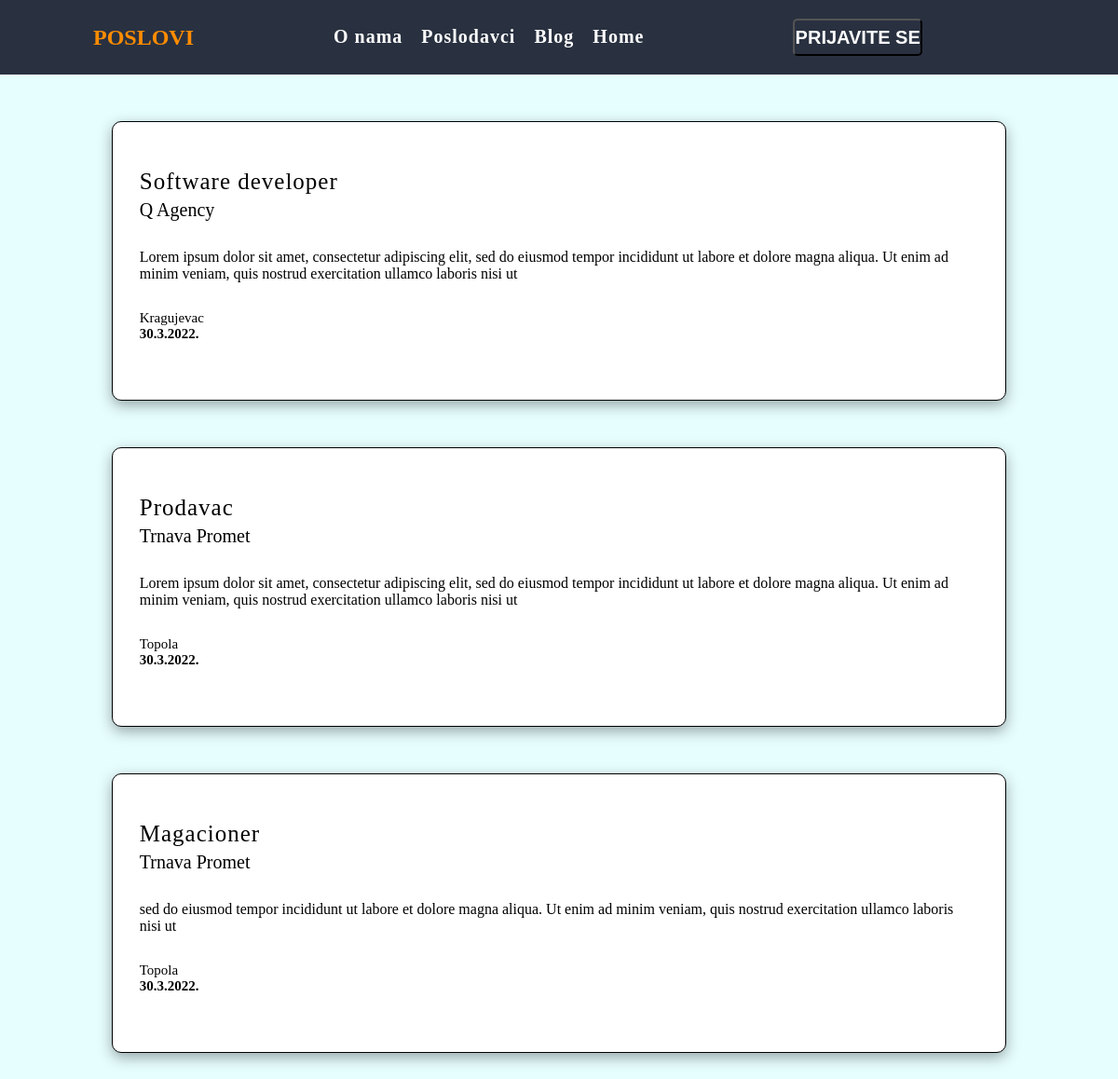
The app's page /results.php with its own data.
### tables this page shows
CREATE TABLE Poslovi(
	
	idPosla INT AUTO_INCREMENT NOT NULL ,
	imePosla varchar(50),
	idPoslodavca INT,
	opisPosla varchar(1000),
	mesto varchar(50),
	datumIsteka varchar(20),
	PRIMARY KEY(idPosla),
	FOREIGN KEY(idPoslodavca) REFERENCES Poslodavci(idPoslodavca)

);

CREATE TABLE Poslodavci(
    
    idPoslodavca int AUTO_INCREMENT NOT NULL,
    imePoslodavca varchar(50),
    email varchar(50),
    sifra varchar(50),
    PRIMARY KEY(idPoslodavca)
    );

### sesija.php (called while the page is built, shortened)
<?php
	include 'connect.php';
	$user_data = check_login($conn);
?>

### results.php (the view, shortened to what this page needs)
<?php
	include 'sesija.php';
?>
<html>
<head>
	<link rel="stylesheet" href="resultstyle.css">
</head>
<body>
	<header>
 		<a href="#" class="logo">POSLOVI</a>
 		<ul class ="navigation">
 			<li><a href="#">O nama</a></li>
 			<li><a href="#">Poslodavci</a></li>
 			<li><a href="#">Blog</a></li>
 			<li><a href="#">Home</a></li>
 		</ul>
 		<div class="dropdown" <?php if ($user_data){ echo 'style="display:none" ';} ?>>
 			<button class="dropbtn" ><p>PRIJAVITE SE </button>
             </div>
 	</header>
 	<div class = "container">
 	<?php
		include 'connect.php';
		$mesto = $_GET['mesto'];
		$imePosla = $_GET["imePosla"];
		if(!empty($mesto) && !empty($imePosla)){
			$sql = "SELECT imePosla, imePoslodavca, opisPosla,mesto,datumIsteka FROM Poslovi INNER JOIN Poslodavci ON Poslovi.idPoslodavca=Poslodavci.idPoslodavca WHERE (mesto = '$mesto' AND imePosla='$imePosla')";
		}
		elseif (!empty($mesto)) {
			$sql = "SELECT imePosla, imePoslodavca, opisPosla,mesto,datumIsteka FROM Poslovi INNER JOIN Poslodavci ON Poslovi.idPoslodavca=Poslodavci.idPoslodavca WHERE mesto = '$mesto' ";
		}
		elseif (!empty($imePosla)) {
			$sql = "SELECT imePosla, imePoslodavca, opisPosla,mesto,datumIsteka FROM Poslovi INNER JOIN Poslodavci ON Poslovi.idPoslodavca=Poslodavci.idPoslodavca WHERE imePosla = '$imePosla' ";
		}
		elseif (empty($mesto) && empty($imePosla)){
			$sql = "SELECT imePosla, imePoslodavca, opisPosla,mesto,datumIsteka FROM Poslovi INNER JOIN Poslodavci ON Poslovi.idPoslodavca=Poslodavci.idPoslodavca ";
		}
		$result = mysqli_query($conn,$sql);
		while($row = mysqli_fetch_assoc($result)){
			echo '<div class="result">
	 			<p class="posao" name="posao">
	 				'.$row['imePosla'].'
	 			</p>
	 			<p class="poslodavac" name="poslodavac">
	 				'.$row['imePoslodavca'].'
	 			</p>
	 			<p class="opis" name="opis">
	 				'.$row['opisPosla'].'
	 			</p>
	 			<p class="mesto" name="mesto">
	 				'.$row['mesto'].'
	 			</p>
	 			<p class="vreme" name="vreme">
	 				'.$row['datumIsteka'].'
	 			</p>
	 		</div>';
		}
	?>
 	</div>
</body>

### resultstyle.css (style rules this page uses)
* { margin:0; padding:0; box-sizing: border-box; }
body { display: block; background-color: #e7feff; }
header { position: fixed; top: 0; left: 0; width: 100%; display: flex; align-items: center; padding: 15px 100px; z-index: 10; background: #293140; height: 80px; }
header .logo { position: relative; font-size: 1.5em; color: #FF8C00;; text-decoration: none; font-weight: 800; }
header .navigation { width: 500px; display: flex; justify-content: center; flex-wrap: wrap; height: 80px; align-items: center; margin: 0px 10%; }
header .navigation li { position: relative; list-style: none; margin: 0px; font-size: 20px; height: 100%; padding: 0px 10px; }
header .navigation li a { position: relative; color: #fff; text-decoration: none; font-weight: 800; letter-spacing: 1px; top: 35%; }
header .dropdown { position: relative; width: 180px; height: 80px; margin-right: 10%; padding: 0px 10px; transition: .5s; }
header .dropbtn { position: relative; top: 25%; left: 0; width: 100%; height: 50%; color: #fff; font-size: 20px; background-color: #293140; border-width: 2px; border-radius: 5px; font-weight: 700; cursor: pointer; }
.container { position: absolute; height: 100%; width: 100%; background-color: #e7feff; top: 80px; }
.result { position: relative; height: 300px; width: 80%; margin: auto; margin-top: 50px; margin-bottom: 50px; border: 1px solid; background-color: white; display: flex; flex-direction: column; border-radius: 10px; box-shadow: rgba(0, 0, 0, 0.35) 0px 5px 15px; }
.posao { margin: 50px 3%; margin-bottom: 5px; font-size: 25px; letter-spacing: 1px; }
.poslodavac { margin: 0px 3%; font-size: 20px; }
.opis { position: relative; margin: 30px 3%; overflow: hidden; }
.mesto { margin: 0px 3%; font-size: 15px; }
.vreme { font-weight: 800; margin: 0px 3%; font-size: 15px; }

### records on screen
poslovi: imePosla "Software developer", idPoslodavca.imePoslodavca "Q Agency", opisPosla "Lorem ipsum dolor sit amet, consectetur adipiscing elit, sed do eiusmod tempor incididunt ut labore et dolore magna aliqua. Ut enim ad minim veniam, quis nostrud exercitation ullamco laboris nisi ut", mesto "Kragujevac", datumIsteka "30.3.2022."
poslovi: imePosla "Prodavac", idPoslodavca.imePoslodavca "Trnava Promet", opisPosla "Lorem ipsum dolor sit amet, consectetur adipiscing elit, sed do eiusmod tempor incididunt ut labore et dolore magna aliqua. Ut enim ad minim veniam, quis nostrud exercitation ullamco laboris nisi ut", mesto "Topola", datumIsteka "30.3.2022."
poslovi: imePosla "Magacioner", idPoslodavca.imePoslodavca "Trnava Promet", opisPosla "sed do eiusmod tempor incididunt ut labore et dolore magna aliqua. Ut enim ad minim veniam, quis nostrud exercitation ullamco laboris nisi ut", mesto "Topola", datumIsteka "30.3.2022."
